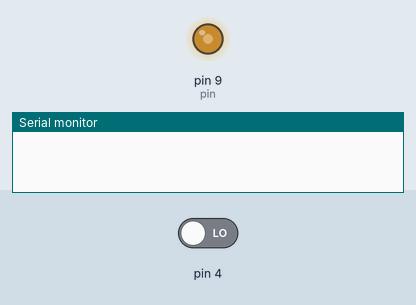
Bench run of a sketch on a simulated Arduino Uno, built with avr-gcc and run on an emulated ATmega328P. Parts: output pins drawn as LEDs (lit = HIGH), the last lines printed to the serial monitor. The test bench sets the inputs (shaded band); at power-on: pin 4 LOW.

Above: at 0.05 s.
At 4.4 s:
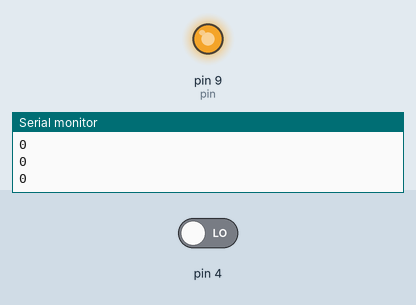
At 9.9 s:
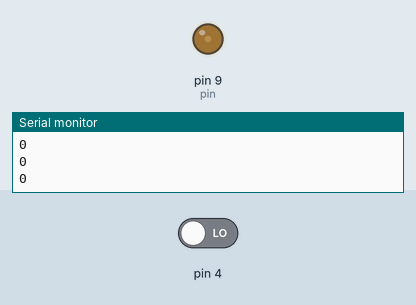
Timing chart, 0 to 12.9 s (numbered marks = the images above):
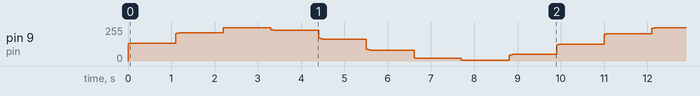

The sketch:

timeOne_Interrupt_test_02.ino
```cpp
/*
 *  Timer1 library example
 *  June 2008 | jesse dot tane at gmail dot com
 */

#include "TimerOne.h"

long tick = 0, pin = 9, duty = 0;
void setup()
{
  Timer1.initialize();                     // initialize timer1, and set a duration in microseconds
  Timer1.pwm(pin, 128, 45);
  Serial.begin(115200);
}

void loop()
{
  float fade_freq = 0.1;
  float time_instant = 0;
  while(true)
  {
    time_instant = (float)micros()/1000000;
    float x = 0.5+0.48*sin(2*3.14*fade_freq*time_instant);
    float pwm_duty_ratio = x;
    int analog_write_value = 1023*(float)pwm_duty_ratio;
    Timer1.setPwmDuty(pin, analog_write_value);
    if (micros() - tick > 100000)
    {
      Serial.println(pulseInLong(4,HIGH));
      tick = micros();
    }
  }
}
```
